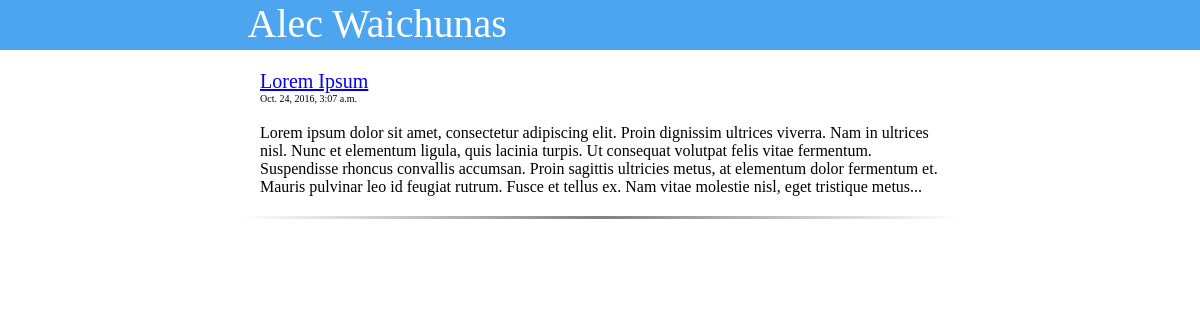
The page / on the database its author committed.
### App/models.py (models this page shows, shortened)
class Blog(models.Model):
    blog_title = models.CharField(max_length=100)
    blog_text = models.CharField(max_length=5000)
    blog_date = models.DateTimeField('date published')
    def get_preview(self):
        x = 650 if len(self.blog_text) > 600 else len(self.blog_text)
        if(x == 550):
            while(self.blog_text[x:(x+1)] != ' '):
                x = x + 1
        return self.blog_text[:x] + (".." if self.blog_text[(x-1):x] == '.' else "...")

### App/views.py (the view)
# urls.py: url(r'^$', views.index_view, name='index'),
def index_view(request):
    context = {
        'site_name': 'Alec\'s blog',
        'blogs': Blog.objects.all().order_by("-blog_date")
    }
    return render(request, 'index.html', context)

### templates/index.html
{% extends 'base.html' %}
{% block content %}
    {% for blog in blogs %}
        <div class="blog_preview">
            <p class="blog_preview_title"><a href="{% url 'blog' blog.id %}">{{ blog.blog_title }}</a></p>
            <p class="blog_preview_date"> {{ blog.blog_date }} </p>
            <p class="blog_preview_body">
                {{ blog.get_preview }}
            </p>
        </div>
        <div class="seperator"></div>
    {% endfor %}
{% endblock %}

### App/static/css/main_style.css (style rules this page uses)
body { padding: 0; margin: 0; }
.blog_preview { backgroud-color: #F0F8FF; }
.blog_preview_title { color: black; font-size: 20px; padding: 10px 0px 0px 10px; margin: 10px 0px 0px 10px; }
.blog_preview_date { font-size: 10px; margin: 00px 0px 0px 10px; padding: 0px 0px 0px 10px; }
.blog_preview_body { color: black; font-size 14px; padding: 10px; padding-top: 10px; margin: 10px; }
.seperator { height: 3px; width: 100%; margin: auto; background-color: black; border-radius: 25px; background: linear-gradient(to right, white, grey, white); }

### rows shown on the page
Blog: blog_title "Lorem Ipsum", blog_date "Oct. 24, 2016, 3:07 a.m.", get_preview "Lorem ipsum dolor sit amet, consectetur adipiscing elit. Proin dignissim ultrices viverra. Nam in ultrices nisl. Nunc et elementum ligula, quis lacinia turpis. Ut consequat volutpat felis vitae fermentum. Suspendisse rhoncus convallis accumsan. Proin sagittis ultricies metus, at elementum dolor fermentum et. Mauris pulvinar leo id feugiat rutrum. Fusce et tellus ex. Nam vitae molestie nisl, eget tristique metus..."
